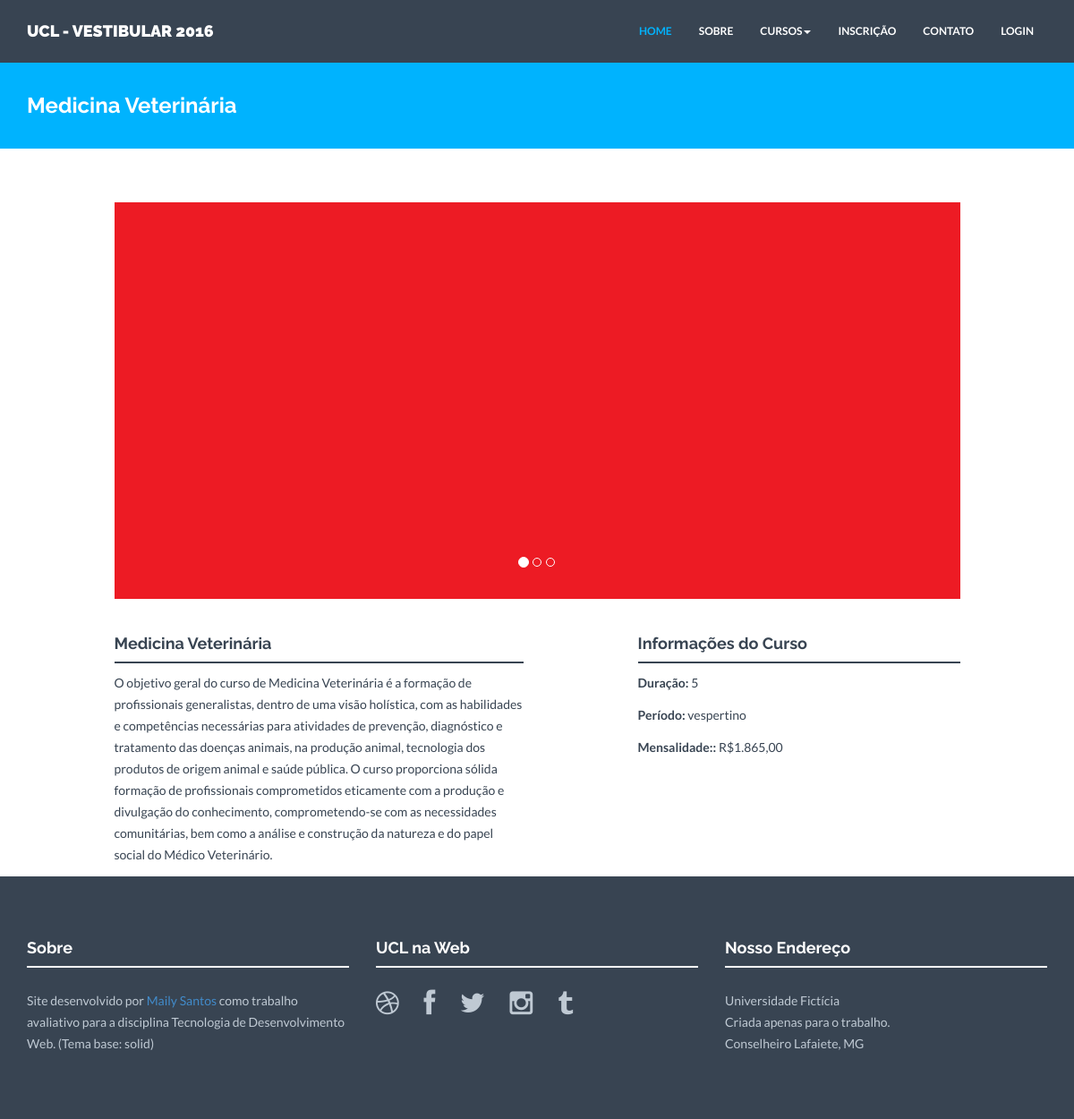
Page /veterinaria.php on the committed database.
### tables this page shows
CREATE TABLE IF NOT EXISTS `curso` (
  `idcurso` int(11) NOT NULL AUTO_INCREMENT,
  `cod` varchar(12) NOT NULL,
  `nome` varchar(150) NOT NULL,
  `duracao` int(11) NOT NULL,
  `periodo` varchar(11) NOT NULL,
  `mensalidade` varchar(15) NOT NULL,
  `descricao` varchar(1000) NOT NULL,
  `foto1` varchar(200) NOT NULL,
  `foto2` varchar(200) NOT NULL,
  `foto3` varchar(200) NOT NULL,
  PRIMARY KEY (`idcurso`),
  UNIQUE KEY `cod` (`cod`)
);

### veterinaria.php (the view, shortened to what this page needs)
<?php
include "header.php";
?>
<?php
$link = DBConnect();
$query_list = "SELECT * FROM curso WHERE cod='MVET'";
if ($result = $link->query($query_list)) {
while ($row = $result->fetch_row()) {
?>
<div id="blue">
    <div class="container">
        <div class="row">
            <h3><?= $row[2] ?></h3>
        </div>
    </div>
</div>
<div class="container mt">
    <div class="row">
        <div class="col-lg-10 col-lg-offset-1 centered">
            <div id="carousel-example-generic" class="carousel slide" data-ride="carousel">
                <ol class="carousel-indicators">
                    <li data-target="#carousel-example-generic" data-slide-to="0" class="active"></li>
                    <li data-target="#carousel-example-generic" data-slide-to="1"></li>
                    <li data-target="#carousel-example-generic" data-slide-to="2"></li>
                </ol>
                <div class="carousel-inner">
                    <div class="item active">
                        <img id="foto01" src="<?php echo "admin/" .$row[7] ?>" alt="">
                    </div>
                </div>
            </div><! --/Carousel -->
        </div>
        <div class="col-lg-5 col-lg-offset-1">
            <div id="conteudo-principal">
                <h4><?= $row[2] ?></h4>
                <div class="hline"></div>
                <p><?= $row[6] ?></p>
            </div>
        </div>
        <div class="col-lg-4 col-lg-offset-1">
            <h4>Informações do Curso</h4>
            <div class="hline"></div>
            <div id="conteudo-lateral">
                <p><b>Duração:</b> <?= $row[3] ?></p>
                <p><b>Período:</b> <?= $row[4] ?></p>
                <p><b>Mensalidade::</b> <?= $row[5] ?></p>
            </div>
        </div>
        <?php
        }
        }
        ?>
    </div><! --/row -->
</div><! --/container -->
<?php
include "footer.php";
?>

### assets/css/style.css (style rules this page uses)
* { margin: 0; padding: 0px; }
body { background: #ffffff; margin: 0; height: 100%; color: #384452; font-family: 'Lato', sans-serif; font-weight: 400; }
h1, h2, h3, h4, h5, h6 { font-family: 'Raleway', sans-serif; font-weight: 700; }
p { padding: 0; margin-bottom: 12px; font-family: 'Lato', sans-serif; font-weight: 400; font-size: 14px; line-height: 24px; color: #384452; margin-top: 10px; }
img { height: auto; max-width: 100%; }
.centered { text-align: center }
.mt { margin-top: 60px; }
.hline { border-bottom: 2px solid #384452; }
#blue { background: #00b3fe; margin-top: 60px; margin-bottom: 60px; padding-top: 25px; padding-bottom: 25px; }
#blue h3 { color: white; margin-left: 15px; }

### rows in the picture
curso: nome "Medicina Veterinária", foto1 (picture), descricao "O objetivo geral do curso de Medicina Veterinária é a formação de profissionais generalistas, dentro de uma visão holística, com as habilidades e competências necessárias para atividades de prevenção, diagnóstico e tratamento das doenças animais, na produção animal, tecnologia dos produtos de origem animal e saúde pública. O curso proporciona sólida formação de profissionais comprometidos eticamente com a produção e divulgação do conhecimento, comprometendo-se com as necessidades comunitárias, bem como a análise e construção da natureza e do papel social do Médico Veterinário.", duracao "5", periodo "vespertino", mensalidade "R$1.865,00"
